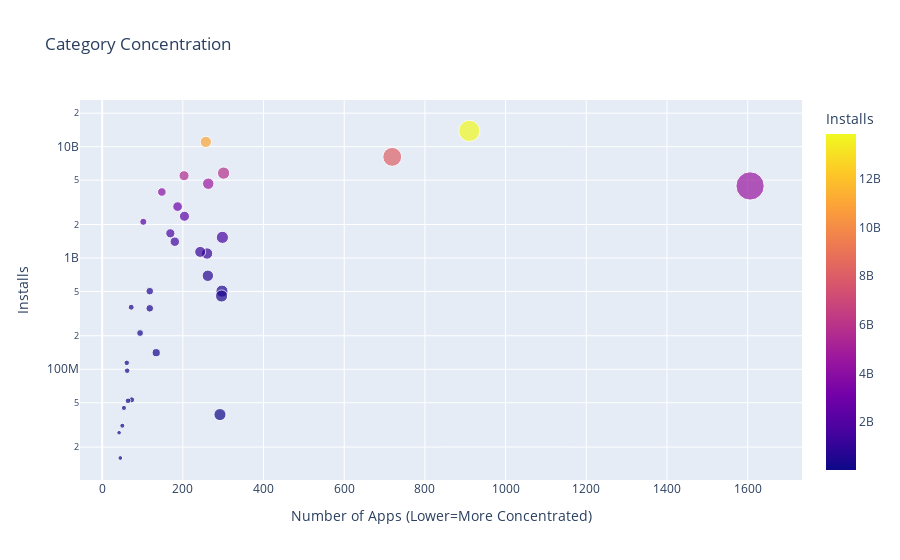

Notebook code for this chart:
### Code cell
scatter = px.scatter(df_app_installs, x='App', y='Installs', size='App', color='Installs', title='Category Concentration', hover_name='index')
scatter.update_layout(xaxis_title='Number of Apps (Lower=More Concentrated)', yaxis_title='Installs', yaxis={'type':'log'})
scatter.show()

### Figure 1 — Plotly figure (JSON) as saved in the notebook; plotly's stock layout.template omitted (floating-point values rounded to 4 significant figures)
{"data": [{"hovertemplate": "<b>%{hovertext}</b><br><br>App=%{marker.size}<br>Installs=%{marker.color}<extra></extra>", "hovertext": ["FAMILY", "GAME", "TOOLS", "PRODUCTIVITY", "PERSONALIZATION", "LIFESTYLE", "FINANCE", "MEDICAL", "PHOTOGRAPHY", "BUSINESS", "SPORTS", "COMMUNICATION", "HEALTH_AND_FITNESS", "NEWS_AND_MAGAZINES", "SOCIAL", "TRAVEL_AND_LOCAL", "SHOPPING", "BOOKS_AND_REFERENCE", "VIDEO_PLAYERS", "DATING", "EDUCATION", "MAPS_AND_NAVIGATION", "ENTERTAINMENT", "FOOD_AND_DRINK", "AUTO_AND_VEHICLES", "WEATHER", "LIBRARIES_AND_DEMO", "HOUSE_AND_HOME", "ART_AND_DESIGN", "COMICS", "PARENTING", "EVENTS", "BEAUTY"], "legendgroup": "", "marker": {"color": [4437554490, 13858762717, 8099724500, 5788070180, 1532352930, 503611120, 455249400, 39162676, 4649143130, 692018120, 1096431465, 11039241530, 1134006220, 2369110650, 5487841475, 2894859300, 1400331540, 1665791655, 3916897200, 140912410, 352852000, 503267560, 2113660000, 211677750, 53129800, 361096500, 52083000, 97082000, 114233100, 44931100, 31116110, 15949410, 26916200], "coloraxis": "coloraxis", "size": [1606, 910, 719, 301, 298, 297, 296, 292, 263, 262, 260, 257, 243, 204, 203, 187, 180, 169, 148, 134, 118, 118, 102, 94, 73, 72, 64, 62, 61, 54, 50, 45, 42], "sizemode": "area", "sizeref": 4.015, "symbol": "circle"}, "mode": "markers", "name": "", "orientation": "v", "showlegend": false, "x": [1606, 910, 719, 301, 298, 297, 296, 292, 263, 262, 260, 257, 243, 204, 203, 187, 180, 169, 148, 134, 118, 118, 102, 94, 73, 72, 64, 62, 61, 54, 50, 45, 42], "xaxis": "x", "y": [4437554490, 13858762717, 8099724500, 5788070180, 1532352930, 503611120, 455249400, 39162676, 4649143130, 692018120, 1096431465, 11039241530, 1134006220, 2369110650, 5487841475, 2894859300, 1400331540, 1665791655, 3916897200, 140912410, 352852000, 503267560, 2113660000, 211677750, 53129800, 361096500, 52083000, 97082000, 114233100, 44931100, 31116110, 15949410, 26916200], "yaxis": "y", "type": "scatter"}], "layout": {"xaxis": {"anchor": "y", "domain": [0.0, 1.0], "title": {"text": "Number of Apps (Lower=More Concentrated)"}}, "yaxis": {"anchor": "x", "domain": [0.0, 1.0], "title": {"text": "Installs"}, "type": "log"}, "coloraxis": {"colorbar": {"title": {"text": "Installs"}}, "colorscale": [[0.0, "#0d0887"], [0.1111, "#46039f"], [0.2222, "#7201a8"], [0.3333, "#9c179e"], [0.4444, "#bd3786"], [0.5556, "#d8576b"], [0.6667, "#ed7953"], [0.7778, "#fb9f3a"], [0.8889, "#fdca26"], [1.0, "#f0f921"]]}, "legend": {"tracegroupgap": 0, "itemsizing": "constant"}, "title": {"text": "Category Concentration"}}}
